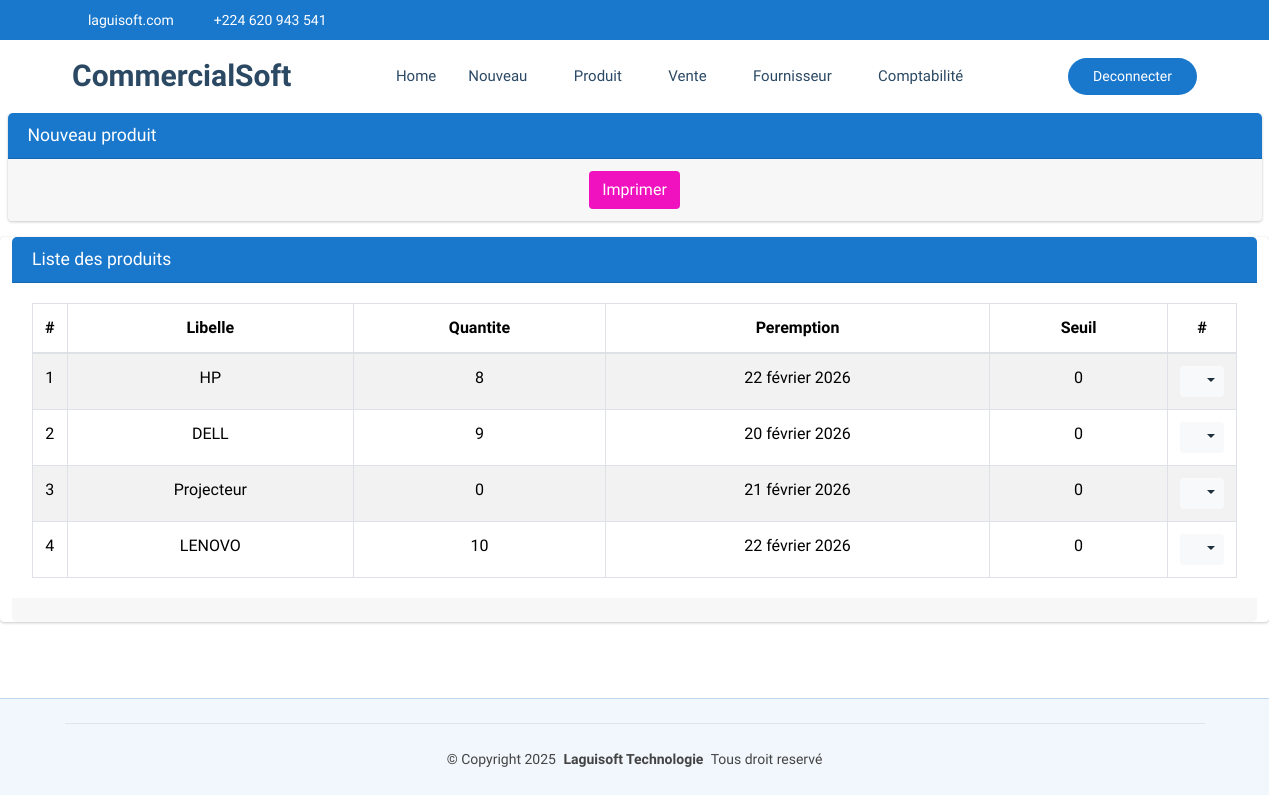
The page /commerce/produit/perime (signed in) on the database as committed earlier.
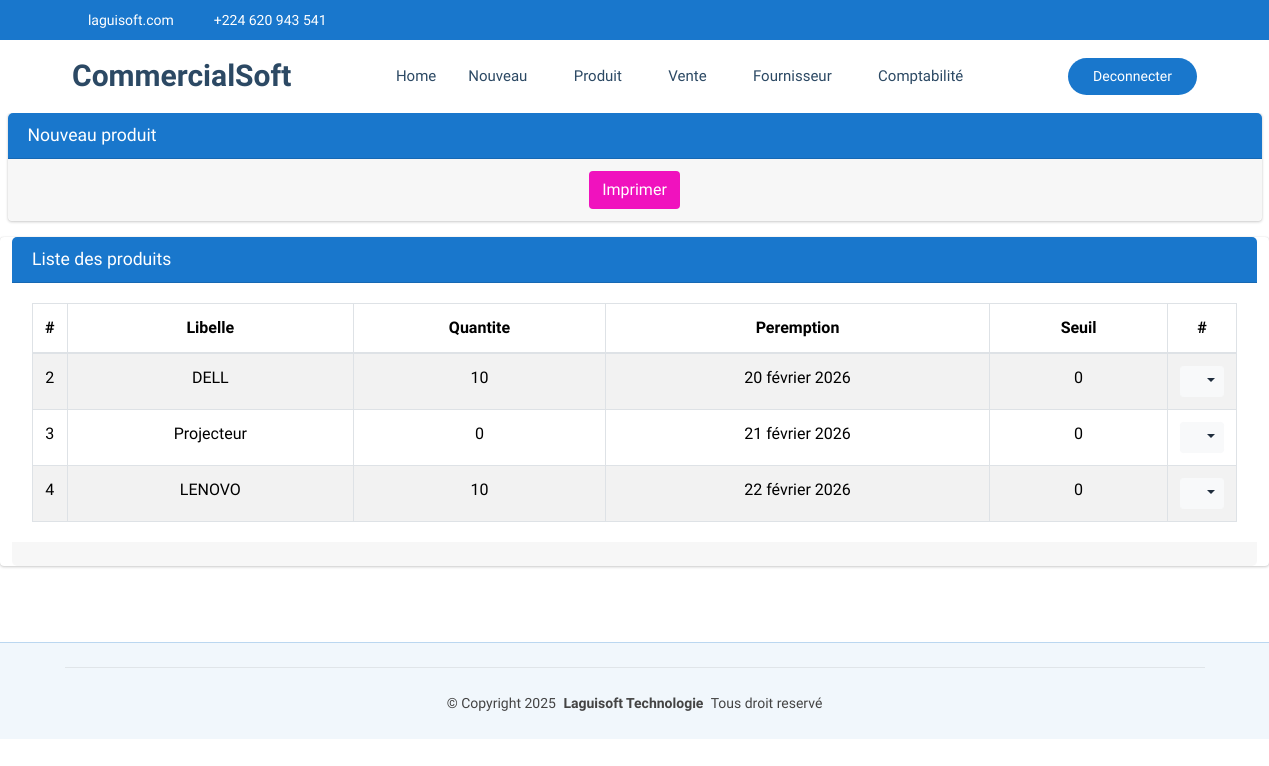
The same page on the database as committed later.
### CommercialSoft/models.py (models this page shows, shortened)
class Produit(models.Model):
    codebare=models.CharField(max_length=100, unique=True, null=True, blank=True)
    categorie=models.ForeignKey(Categorie, on_delete=models.SET_NULL, null=True, blank=True)
    libelle=models.CharField(max_length=60, unique=True)
    quantite=models.IntegerField()
    prixAchat=models.DecimalField(max_digits=30, decimal_places=0)
    prixEnGros=models.DecimalField(max_digits=30, decimal_places=0)
    prixDetail=models.DecimalField(max_digits=30, decimal_places=0)
    autrePrix=models.DecimalField(max_digits=30, decimal_places=0, default=0)
    date=models.DateField(default=timezone.now)
    datePeremption=models.DateField(default=timezone.now)
    seuil=models.PositiveIntegerField(default=0)
    commentaire=models.CharField(max_length=60, null=True, blank=True)
    quantiteTotal=models.PositiveBigIntegerField(default=0)

### CommercialSoft/views.py (the view)
# urls.py: path('produit/perime', views.produit_perime,name="commerce_produitPerime"),
@login_required
def produit_perime(request):
    aujourdhui = timezone.now().date()
    produits_perimes = Produit.objects.filter(datePeremption__lt=aujourdhui)
    return render(request, 'CommercialSoft/produitPerime.html',{'listes':produits_perimes})

### CommercialSoft/templates/CommercialSoft/produitPerime.html (shortened to what this page needs)
{% extends "CommercialSoft/starter-page.html" %}
{% load static %}
{% block css %}
    <link rel="stylesheet" href="{% static 'autre/plugins/fontawesome-free/css/all.min.css' %}">
    <link rel="stylesheet" href="https://code.ionicframework.com/ionicons/2.0.1/css/ionicons.min.css">
  <link rel="stylesheet" href="{% static 'autre/plugins/sweetalert2-theme-bootstrap-4/bootstrap-4.min.css' %}">
    <link rel="stylesheet" href="{% static 'autre/dist/css/adminlte.min.css' %}">
    <link rel="stylesheet" href="{% static 'autre/plugins/toastr/toastr.min.css' %}">
{% endblock %}
{% block corp %}
<section class="content pt-0">
  <div class="container-fluid">
    <div class="row">
      <div class="col-md-12">
        <div class="card card-primary">
          <div class="card-header">
            <h3 class="card-title">Nouveau produit</h3>
          </div>
            <div class="card-footer text-center">
              <form method="POST">
                <button type="submit" class="btn bg-fuchsia color-palette" id="idImprimer">Imprimer</button>
              </form>
            </div>
        </div>
      </div>
    </div>
     <div class="row">
      <div class="card card-primary">
        <div class="card-header">
          <h3 class="card-title">Liste des produits</h3>
        </div>
        <div class="card-body">
          <table class="table table-bordered table-hover table-striped">
            <thead>
              <tr>
                <th style="width: 10px" class="text-center">#</th>
                <th class="text-center">Libelle</th>
                <th class="text-center">Quantite</th>
                <th class="text-center">Peremption</th>
                <th class="text-center">Seuil</th>
                <th style="width: 40px" class="text-center">#</th>
              </tr>
            </thead>
            <tbody>
              {% if listes %}
                {% for liste in listes %}
                  <tr>
                    <td class="text-center">{{liste.id}}</td>
                    <td class="text-center">{{liste.libelle}}</td>
                    <td class="text-center">{{liste.quantite}}</td>
                    <td class="text-center">{{liste.datePeremption}}</td>
                    <td class="text-center">{{liste.seuil}}</td>
                    <td class="text-center">
                      <div class="btn-group">
                        <button type="button" class="btn btn-sm btn-light dropdown-toggle" data-toggle="dropdown" aria-expanded="false">
                          <i class="fas fa-cogs"></i>
                        </button>
                      </div>
                    </td>
                  </tr>
                {% endfor %}
              {% else %}
                <tr>
                  <td colspan="14" class="text-center">Aucune ligine disponible pour le moment.</td>
                </tr>
              {% endif %}
            </tbody>
          </table>
        </div>
        <div class="card-footer clearfix">
        </div>
      </div>
     </div>
  </div>
</section>
  {% endblock %}

Rows that differ between the two databases and show on the page:
no longer on this page (row edited): Produit: id "1", libelle "HP", quantite "8", datePeremption "22 février 2026", seuil "0"
changed Produit "DELL": quantite "9" → "10"
